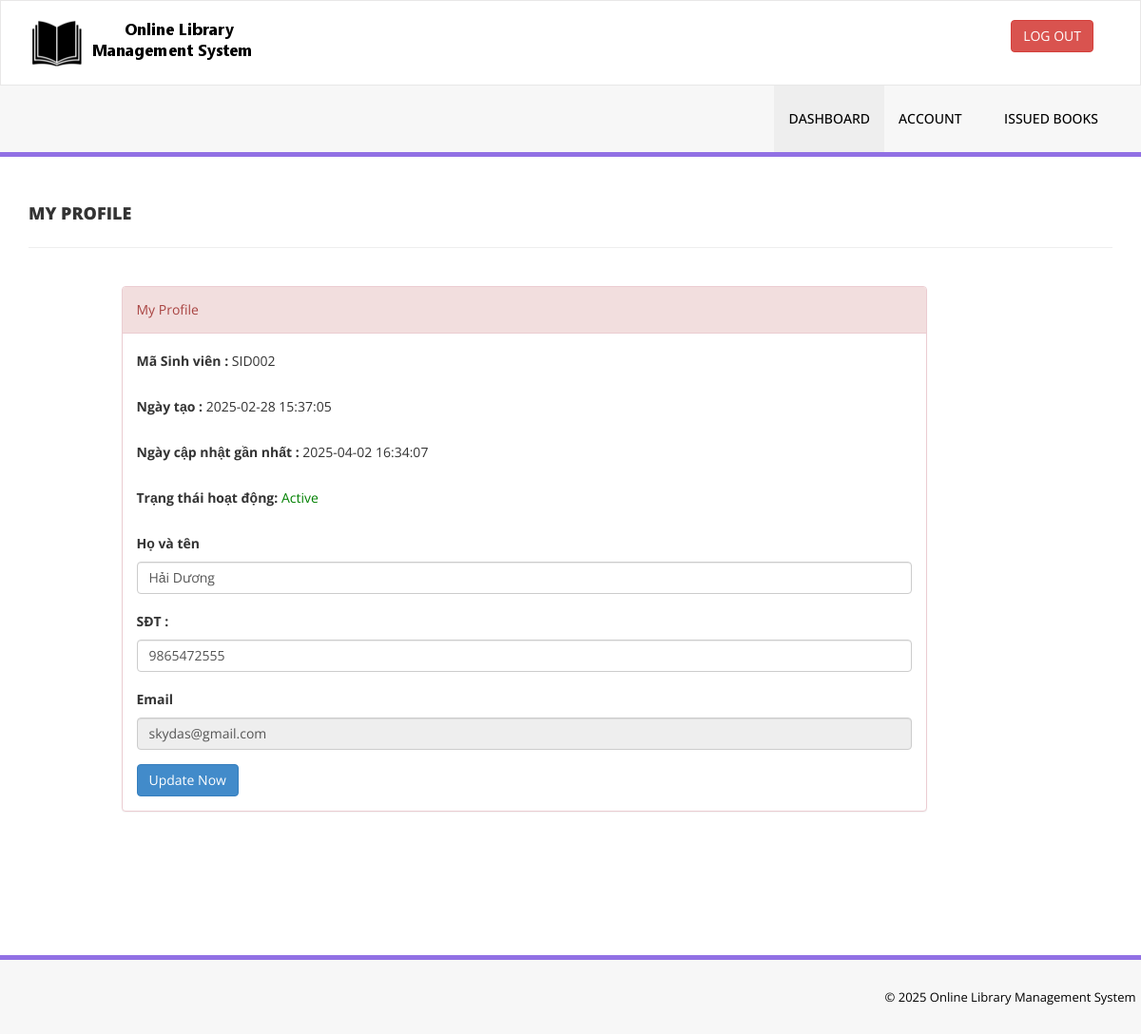
The app's page /my-profile.php (signed in), older data.
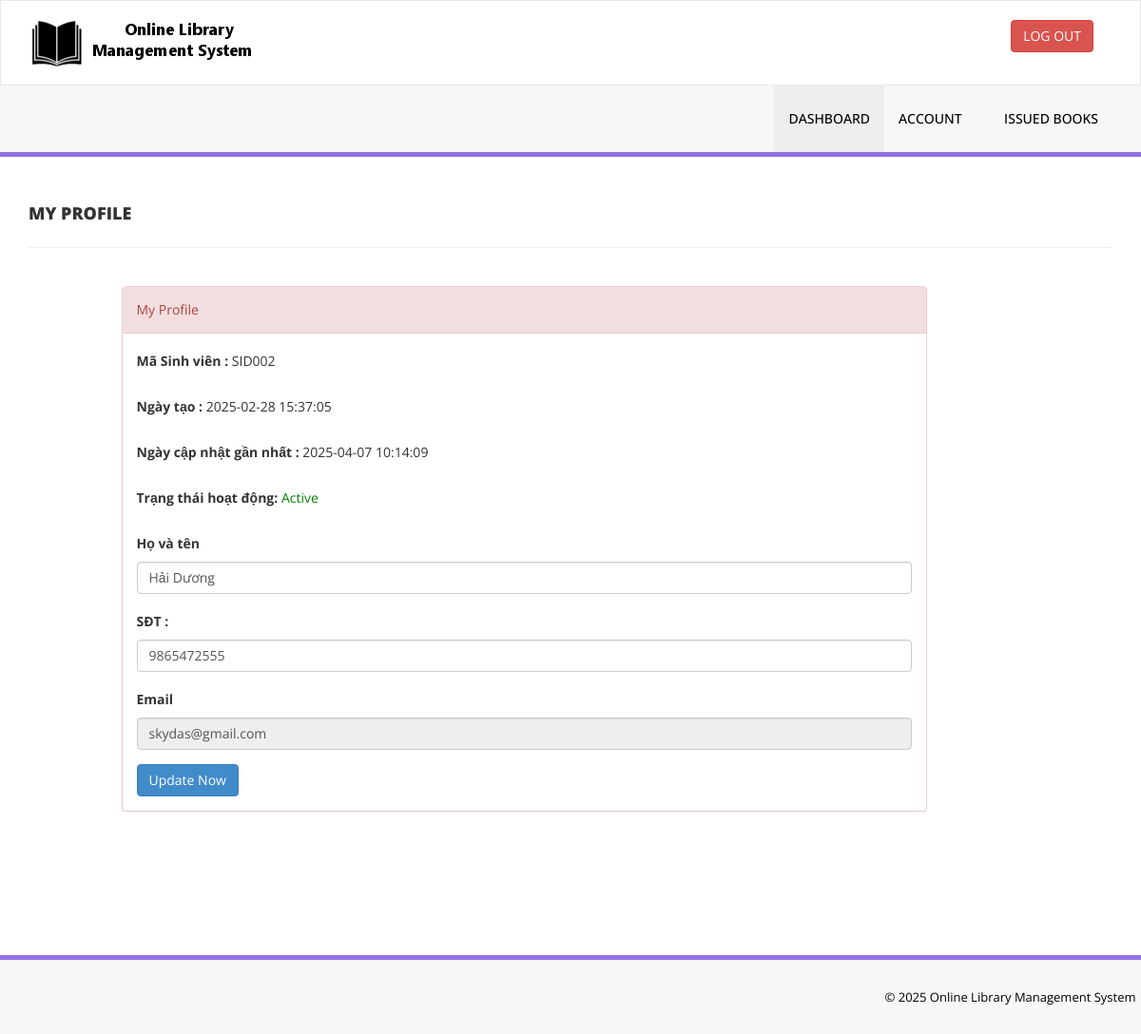
The same page, newer data.
### tables this page shows
CREATE TABLE `tblstudents` (
  `id` int(11) NOT NULL,
  `StudentId` varchar(100) DEFAULT NULL,
  `FullName` varchar(120) DEFAULT NULL,
  `EmailId` varchar(120) DEFAULT NULL,
  `MobileNumber` char(11) DEFAULT NULL,
  `Password` varchar(120) DEFAULT NULL,
  `Status` int(1) DEFAULT NULL,
  `RegDate` timestamp NULL DEFAULT current_timestamp(),
  `UpdationDate` timestamp NULL DEFAULT current_timestamp() ON UPDATE current_timestamp()
);

### my-profile.php (the view, shortened to what this page needs)
<?php
include('includes/config.php');
if(strlen($_SESSION['login'])==0)
    {
header('location:index.php');
}
else{
?>
<!DOCTYPE html>
<html xmlns="http://www.w3.org/1999/xhtml">
<head>
    <link href="assets/css/bootstrap.css" rel="stylesheet" />
    <link href="assets/css/font-awesome.css" rel="stylesheet" />
    <link href="assets/css/style.css" rel="stylesheet" />
</head>
<body>
<?php include('includes/header.php');?>
    <div class="content-wrapper">
         <div class="container">
        <div class="row pad-botm">
            <div class="col-md-12">
                <h4 class="header-line">My Profile</h4>
                            </div>
        </div>
             <div class="row">
<div class="col-md-9 col-md-offset-1">
               <div class="panel panel-danger">
                        <div class="panel-heading">
                           My Profile
                        </div>
                        <div class="panel-body">
                            <form name="signup" method="post">
<?php
$sid=$_SESSION['stdid'];
$sql="SELECT StudentId,FullName,EmailId,MobileNumber,RegDate,UpdationDate,Status from  tblstudents  where StudentId=:sid ";
$query = $dbh -> prepare($sql);
$query-> bindParam(':sid', $sid, PDO::PARAM_STR);
$query->execute();
$results=$query->fetchAll(PDO::FETCH_OBJ);
if($query->rowCount() > 0)
{
foreach($results as $result)
{               ?>
<div class="form-group">
<label>Mã Sinh viên : </label>
<?php echo htmlentities($result->StudentId);?>
</div>
<div class="form-group">
<label>Ngày tạo : </label>
<?php echo htmlentities($result->RegDate);?>
</div>
<?php if($result->UpdationDate!=""){?>
<div class="form-group">
<label>Ngày cập nhật gần nhất : </label>
<?php echo htmlentities($result->UpdationDate);?>
</div>
<?php } ?>
<div class="form-group">
<label>Trạng thái hoạt động: </label>
<?php if($result->Status==1){?>
<span style="color: green">Active</span>
<?php } else { ?>
<span style="color: red">Blocked</span>
<?php }?>
</div>
<div class="form-group">
<label>Họ và tên</label>
<input class="form-control" type="text" name="fullanme" value="<?php echo htmlentities($result->FullName);?>" autocomplete="off" required />
</div>
<div class="form-group">
<label>SĐT :</label>
<input class="form-control" type="text" name="mobileno" maxlength="10" value="<?php echo htmlentities($result->MobileNumber);?>" autocomplete="off" required />
</div>
<div class="form-group">
<label>Email</label>
<input class="form-control" type="email" name="email" id="emailid" value="<?php echo htmlentities($result->EmailId);?>"  autocomplete="off" required readonly />
</div>
<?php }} ?>
<button type="submit" name="update" class="btn btn-primary" id="submit">Update Now </button>
                                    </form>
                            </div>
                        </div>
                            </div>
        </div>
    </div>
    </div>
    <?php include('includes/footer.php');?>
</body>
</html>
<?php } ?>

Row changes from the older to the newer data that the page shows:
changed tblstudents "SID002": UpdationDate "2025-04-02 16:34:07" → "2025-04-07 10:14:09"
